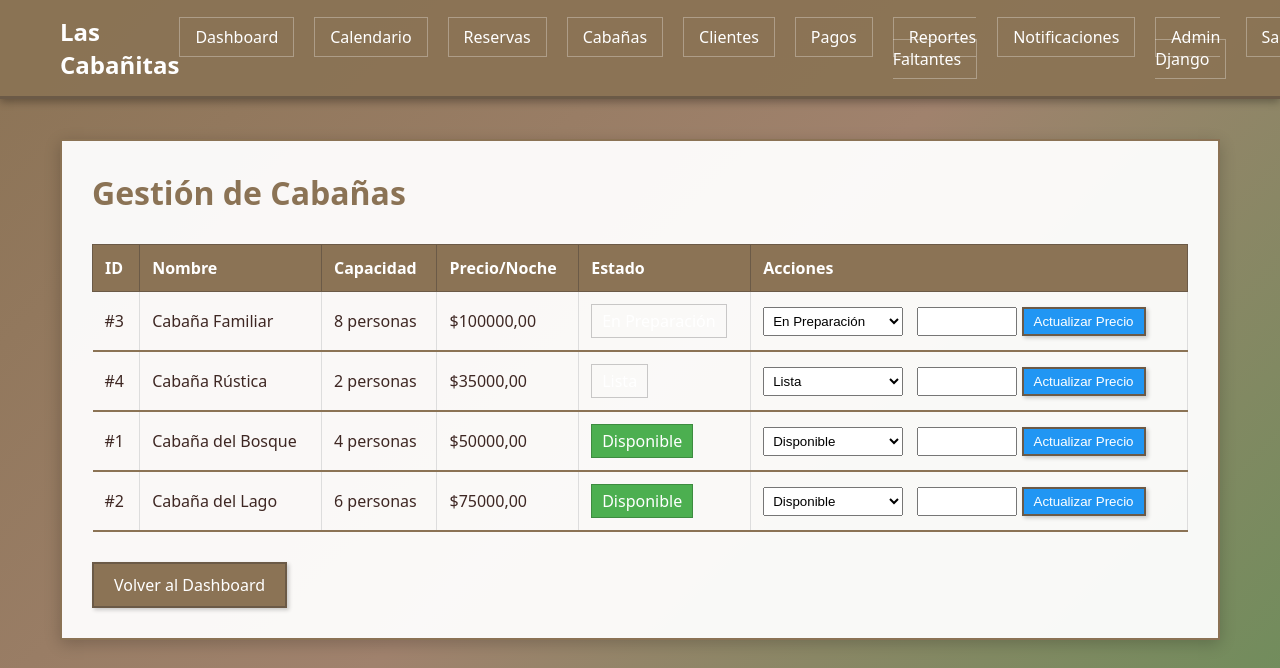
Screenshot of /administrador/cabañas/ (signed in) with the database file from the repository.
### gestion/models.py (models this page shows, shortened)
class Cabaña(models.Model):
    ESTADOS = [
        ('lista', 'Lista'),
        ('en_preparacion', 'En Preparación'),
        ('pendiente', 'Pendiente'),
        ('mantenimiento', 'En Mantenimiento'),
        ('disponible', 'Disponible'),  # Mantener para compatibilidad
        ('ocupada', 'Ocupada'),
        ('reservada', 'Reservada'),
    ]
    idCabaña = models.AutoField(primary_key=True)
    nombre = models.CharField(max_length=100)
    capacidad = models.IntegerField()
    estado = models.CharField(max_length=20, choices=ESTADOS, default='disponible')
    precioNoche = models.DecimalField(max_digits=10, decimal_places=2)
    class Meta:
        db_table = 'cabana'
        verbose_name = "Cabaña"
        verbose_name_plural = "Cabañas"

### gestion/views.py (called while the page is built, shortened)
@administrador_required
def gestion_cabañas(request):
    cabañas = Cabaña.objects.all().order_by('nombre')
    return render(request, 'admin/gestion_cabañas.html', {'cabañas': cabañas})

### gestion/templates/admin/gestion_cabañas.html (shortened to what this page needs)
{% extends 'base.html' %}
{% block content %}
<h1 class="page-title">Gestión de Cabañas</h1>
{% if cabañas %}
    <table>
        <thead>
            <tr>
                <th>ID</th>
                <th>Nombre</th>
                <th>Capacidad</th>
                <th>Precio/Noche</th>
                <th>Estado</th>
                <th>Acciones</th>
            </tr>
        </thead>
        <tbody>
            {% for cabaña in cabañas %}
            <tr>
                <td>#{{ cabaña.idCabaña }}</td>
                <td>{{ cabaña.nombre }}</td>
                <td>{{ cabaña.capacidad }} personas</td>
                <td>${{ cabaña.precioNoche }}</td>
                <td>
                    <span class="status-badge-inline status-{{ cabaña.estado }}">
                        {{ cabaña.get_estado_display }}
                    </span>
                </td>
                <td>
                    <form method="post" style="display: inline-block;">
                        <select name="estado" onchange="this.form.submit()" style="padding: 5px;">
                            <option value="lista" {% if cabaña.estado == 'lista' %}selected{% endif %}>Lista</option>
                            <option value="en_preparacion" {% if cabaña.estado == 'en_preparacion' %}selected{% endif %}>En Preparación</option>
                            <option value="disponible" {% if cabaña.estado == 'disponible' %}selected{% endif %}>Disponible</option>
                        </select>
                    </form>
                    <form method="post" style="display: inline-block; margin-left: 10px;">
                        <input type="number" name="precio" value="{{ cabaña.precioNoche }}" step="0.01" min="0" style="width: 100px; padding: 5px;">
                        <button type="submit" class="btn btn-primary" style="padding: 5px 10px;">Actualizar Precio</button>
                    </form>
                </td>
            </tr>
            {% endfor %}
        </tbody>
    </table>
{% else %}
    <div class="card">
        <p>No hay cabañas registradas.</p>
    </div>
{% endif %}
<div class="mt-30">
    <a href="{% url 'dashboard_admin' %}" class="btn">Volver al Dashboard</a>
</div>
{% endblock %}

### gestion/static/css/style.css (style rules this page uses)
* { margin: 0; padding: 0; box-sizing: border-box; }
body { font-family: 'Segoe UI', Tahoma, Geneva, Verdana, sans-serif; background: linear-gradient(135deg, #8B7355 0%, #A0826D 50%, #6B8E5A 100%); min-height: 100vh; color: #3E2723; }
.btn { display: inline-block; padding: 10px 20px; background: #8B7355; color: white; text-decoration: none; border-radius: 0; border: 2px solid #6B5A47; cursor: pointer; transition: all 0.3s; box-shadow: 2px 2px 4px rgba(0,0,0,0.2); }
.btn-primary { background: #2196F3; }
table { width: 100%; border-collapse: collapse; margin-top: 20px; }
table th, table td { padding: 12px; text-align: left; border-bottom: 2px solid #8B7355; border-right: 1px solid #ddd; }
table th { background: #8B7355; color: white; border: 1px solid #6B5A47; }
.content h1 { color: #8B7355; margin-bottom: 30px; }
.page-title { color: #8B7355; margin-bottom: 30px; }
.mt-30 { margin-top: 30px; }
.status-badge-inline { padding: 5px 10px; border-radius: 0; color: white; display: inline-block; border: 1px solid rgba(0,0,0,0.2); }
.status-disponible { background: #4CAF50; }

### rows the page displays
Cabaña: idCabaña "3", nombre "Cabaña Familiar", capacidad "8", precioNoche "100000,00", estado "En Preparación"
Cabaña: idCabaña "4", nombre "Cabaña Rústica", capacidad "2", precioNoche "35000,00", estado "Lista"
Cabaña: idCabaña "1", nombre "Cabaña del Bosque", capacidad "4", precioNoche "50000,00", estado "Disponible"
Cabaña: idCabaña "2", nombre "Cabaña del Lago", capacidad "6", precioNoche "75000,00", estado "Disponible"
